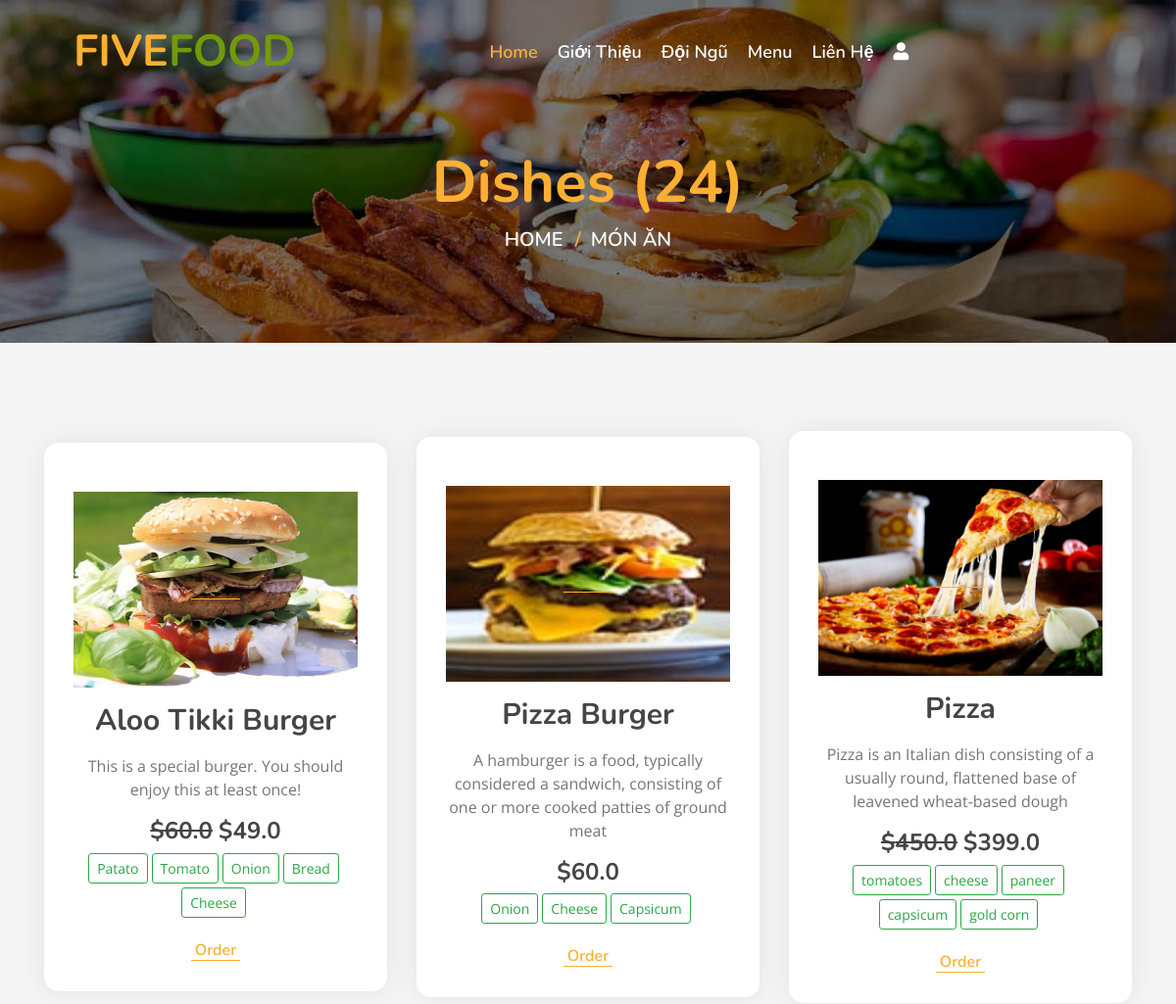
The app's page /dishes/ (upper part), older data.
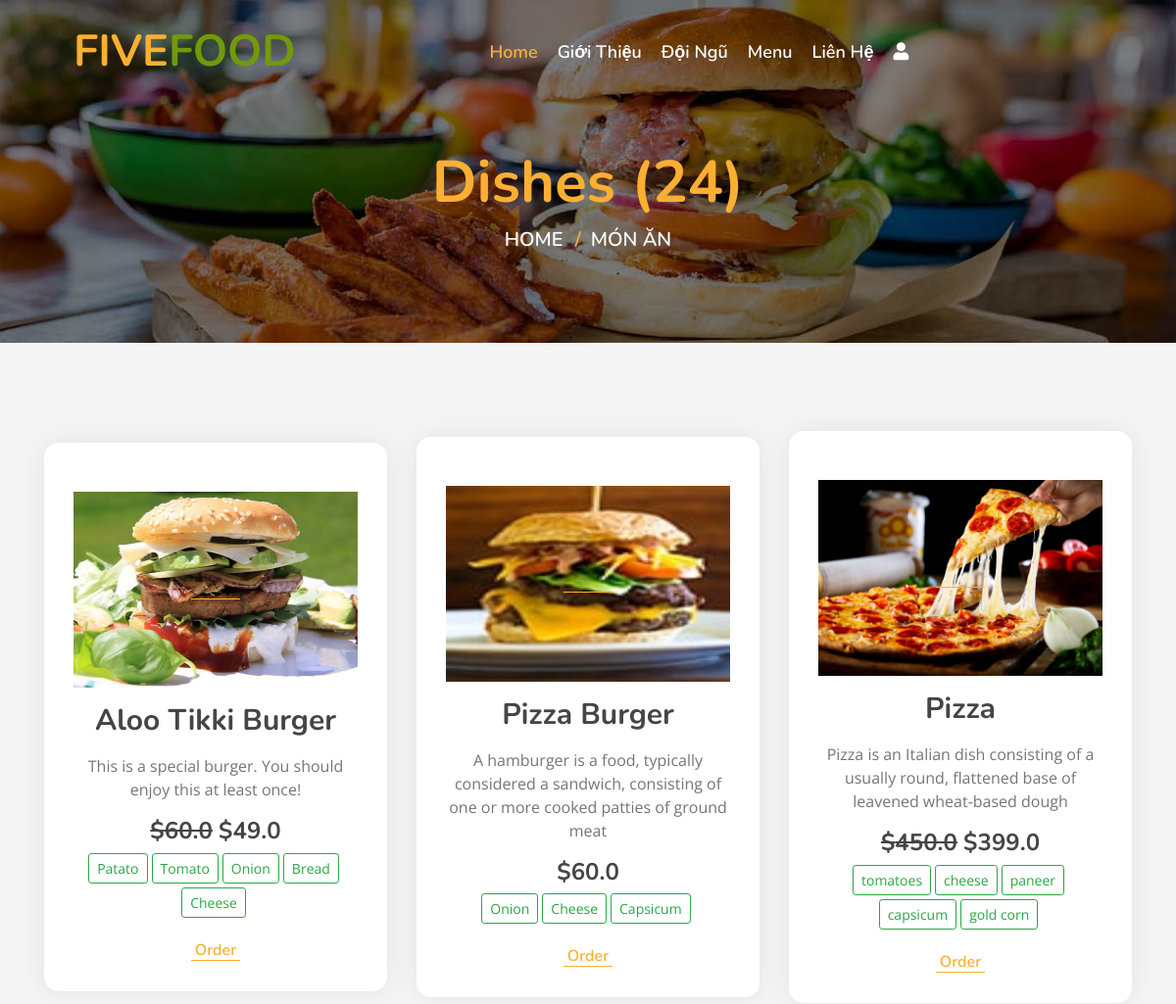
The same page, newer data.
### myapp/models.py (models this page shows, shortened)
class Dish(models.Model):
    name = models.CharField(max_length=200, unique=True)
    image = models.ImageField(upload_to='dishes/%Y/%m/%d')
    ingredients = models.TextField()
    details = models.TextField(blank=True)
    category = models.ForeignKey(Category, on_delete=models.CASCADE)
    price = models.FloatField()
    discounted_price = models.FloatField(blank=True)
    is_available = models.BooleanField(default=True)
    added_on = models.DateTimeField(auto_now_add=True)
    updated_on = models.DateTimeField(auto_now=True)
    class Meta:
        verbose_name_plural = "Dish Table"

### myapp/views.py (the view)
# urls.py: path('dishes/', views.all_dishes, name='all_dishes'),
def all_dishes(request):
    context = {}
    dishes = Dish.objects.all()
    if "q" in request.GET:
        id = request.GET.get("q")
        dishes = Dish.objects.filter(category__id=id)
        context['dish_category'] = Category.objects.get(id=id).name
    context['dishes'] = dishes
    return render(request, 'all_dishes.html', context)

### template/all_dishes.html (shortened to what this page needs)
{% extends "base.html" %}
{% block content %}
<div class="page-header mb-0">
    <div class="container">
        <div class="row">
            <div class="col-12">
                <h2>{% if dish_category %} {{dish_category}} {% else %}Dishes {% endif %}({{dishes|length}})</h2>
            </div>
            <div class="col-12">
                <a href="/">Home</a>
                <a href="/dishes">Món ăn</a>
            </div>
        </div>
    </div>
</div>
<div class="food mt-0">
    <div class="container">
        <div class="row align-items-center">
        {% for i in dishes %}
            <div class="col-md-4">
                {% if i.is_available %}
                <div class="food-item">
                {% else %}
                <div class="food-item" style="background-color: lightgray;">
                {% endif %}
                    <a href="/media/{{i.image}}" target="_blank"><img src="/media/{{i.image}}" style="height: 200px;width: 100%;"></a>
                    <h2 class="my-3">{{i.name}}</h2>
                    <p>
                        {{i.details}}
                    </p>
                    <h4 class="menu-text" style="font-weight: normal;">
                        {% if i.price != i.discounted_price %}
                            <strong><del>&dollar;{{i.price}}</del></strong>
                        {% endif %}
                            <strong>&dollar;{{i.discounted_price}}</strong>
                    </h4>
                    <p>
                    </p>
                    {% if i.is_available %}
                    <a href="{% url 'dish' id=i.id %}">Order</a>
                    {% else %}
                        <p class="text-danger">Không có sẵn!</p>
                    {% endif %}
                </div>
            </div>
        {% endfor %}
        </div>
    </div>
</div>
{% endblock %}

### template/base.html (shortened to what this page needs)
<!DOCTYPE html>
{% load static %}
<html lang="en">
    <head>
        <link href="https://stackpath.bootstrapcdn.com/bootstrap/4.4.1/css/bootstrap.min.css" rel="stylesheet">
        <link href="https://cdnjs.cloudflare.com/ajax/libs/font-awesome/5.10.0/css/all.min.css" rel="stylesheet">
        <link href="/static/lib/animate/animate.min.css" rel="stylesheet">
        <link href="/static/lib/owlcarousel/assets/owl.carousel.min.css" rel="stylesheet">
        <link href="/static/lib/flaticon/font/flaticon.css" rel="stylesheet">
        <link href="/static/lib/tempusdominus/css/tempusdominus-bootstrap-4.min.css" rel="stylesheet" />
        <link href="/static/css/style.css" rel="stylesheet">
    </head>
    <body>
        <div class="navbar navbar-expand-lg bg-light navbar-light">
            <div class="container-fluid">
                <a href="{% url 'index' %}" class="navbar-brand">FIVE<span>FOOD</span></a>
                <div class="collapse navbar-collapse justify-content-between" id="navbarCollapse">
                    <div class="navbar-nav mx-auto">
                        <a href="{% url 'index' %}" class="nav-item nav-link active">Home</a>
                        <a href="{% url 'about' %}" class="nav-item nav-link">Giới Thiệu</a>
                        <a href="{% url 'team' %}" class="nav-item nav-link">Đội Ngũ</a>
                        <a href="{% url 'menu' %}" class="nav-item nav-link">Menu</a>
                        <a href="{% url 'contact' %}" class="nav-item nav-link">Liên Hệ</a>
                        {% if user.is_authenticated %}
                        <div class="nav-item dropdown">
                            <a href="#" class="nav-link dropdown-toggle" data-toggle="dropdown"><i class="fas fa-user"></i></a>
                            <div class="dropdown-menu">
                            {% if user.is_superuser or user.is_staff %}
                                <a href="{% url 'admin:index' %}" class="dropdown-item">Dashboard</a>
                            {% else %}
                                <a href="{% url 'dashboard' %}" class="dropdown-item">Dashboard</a>
                            {% endif %}
                                <a href="{% url 'logout' %}" class="dropdown-item">Logout</a>
                            </div>
                        </div>
                        {% else %}
                        <a href="{% url 'register' %}" class="nav-link" ><i class="fas fa-user"></i></a>
                        {% endif %}
                    </div>
                </div>
            </div>
        </div>
        {% block content %}
        {% endblock %}
    </body>
</html>

### static/css/style.css (style rules this page uses)
body { color: #757575; background: #ffffff; font-family: 'open sans', sans-serif; }
h1, h2, h3, h4, h5, h6 { color: #454545; font-family: 'Nunito', sans-serif; }
a { font-family: 'Nunito', sans-serif; font-weight: 600; color: #fbaf32; transition: .3s; }
.container-fluid { max-width: 1366px; }
.navbar { position: relative; transition: .5s; z-index: 999; }
.navbar .navbar-brand { margin: 0; color: #fbaf32; font-size: 45px; line-height: 0px; font-weight: 700; font-family: 'Nunito', sans-serif; transition: .5s; }
.navbar .navbar-brand span { color: #719a0a; }
@media (min-width: 992px) { .navbar { position: absolute; width: 100%; padding: 30px 60px; background: transparent !important; z-index: 9; } }
@media (min-width: 992px) { .navbar .navbar-brand { color: #fbaf32; } }
@media (min-width: 992px) { .navbar-light .navbar-nav .nav-link, .navbar-light .navbar-nav .nav-link:focus { padding: 10px 10px 8px 10px; font-family: 'Nunito', sans-serif; font-size: 18px; font-weight: 600; color:#ffffff; } }
@media (min-width: 992px) { .navbar-light .navbar-nav .nav-link:hover, .navbar-light .navbar-nav .nav-link.active { color: #fbaf32; } }
.page-header { position: relative; margin-bottom: 45px; padding: 150px 0 90px 0; text-align: center; background: linear-gradient(rgba(0, 0, 0, .5), rgba(0, 0, 0, .5)), url(../img/page-header.jpg); background-position: center; background-repeat: no-repeat; background-size: cover; }
.page-header h2 { position: relative; color: #fbaf32; font-size: 60px; font-weight: 700; }
.page-header a { position: relative; padding: 0 12px; font-size: 20px; text-transform: uppercase; color: #ffffff; }
.page-header a::after { position: absolute; content: "/"; width: 8px; height: 8px; top: -1px; right: -7px; text-align: center; color: #fbaf32; }
.page-header a:last-child::after { display: none; }
.food { position: relative; width: 100%; padding: 90px 0 60px 0; margin: 45px 0; background: rgba(0, 0, 0, .04); }
.food .food-item { position: relative; width: 100%; margin-bottom: 30px; padding: 50px 30px 30px; text-align: center; background: #ffffff; border-radius: 15px; box-shadow: 0 0 30px rgba(0, 0, 0, .08); transition: .3s; }
.food .food-item h2 { font-size: 30px; font-weight: 700; }
.food .food-item a { position: relative; font-size: 16px; }
.food .food-item a::after { position: absolute; content: ""; width: 50px; height: 1px; bottom: 0; left: calc(50% - 25px); background: #fbaf32; transition: .3s; }

Row changes from the older to the newer data that the page shows:
changed Dish "Aloo Tikki Burger": image: picture removed, a placeholder shows
changed Dish "Pizza Burger": image: picture removed, a placeholder shows
changed Dish "Pizza": image: picture removed, a placeholder shows
